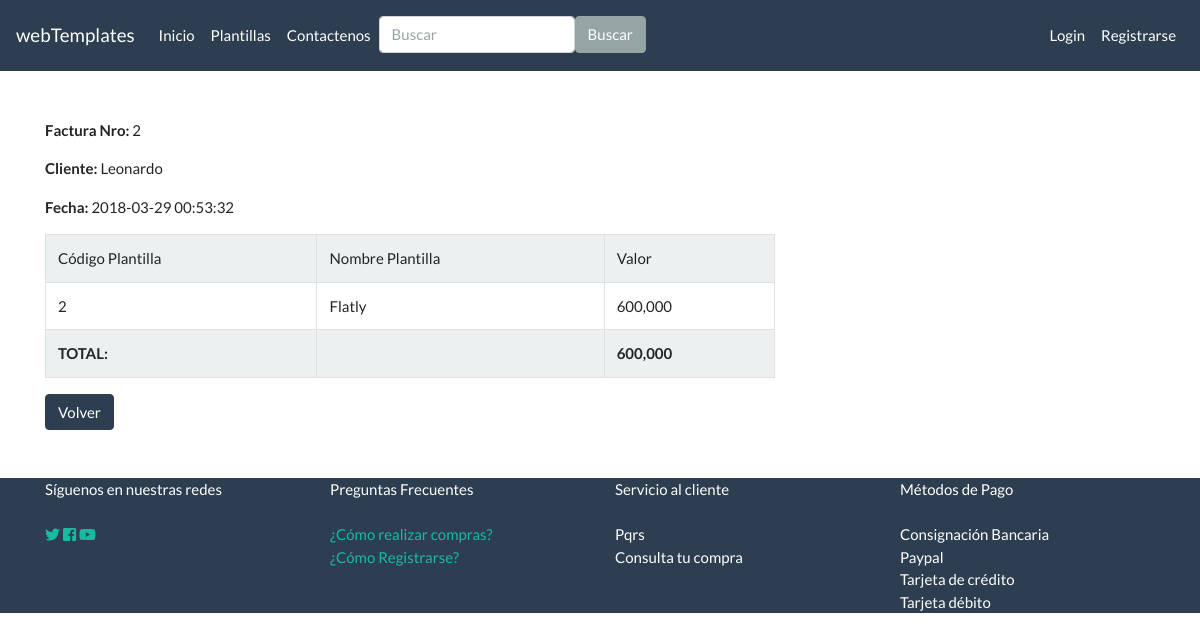
The page /pages/factura.php?id=2 on the database its author committed.
### tables this page shows
CREATE TABLE `usuario` (
  `cedula` int(20) NOT NULL,
  `nombre` varchar(100) NOT NULL,
  `direccion` varchar(100) NOT NULL,
  `telefono` varchar(20) NOT NULL,
  `password` varchar(200) NOT NULL
);

CREATE TABLE `cart` (
  `id` int(11) NOT NULL,
  `cedula` int(11) NOT NULL,
  `fecha` timestamp NOT NULL DEFAULT CURRENT_TIMESTAMP ON UPDATE CURRENT_TIMESTAMP
);

CREATE TABLE `plantilla` (
  `id` int(11) NOT NULL,
  `pnombre` varchar(30) NOT NULL,
  `descripcion` varchar(255) NOT NULL,
  `precio` int(30) NOT NULL,
  `imagen_ppal` varchar(100) NOT NULL
);

### pages/factura.php (the view)
<?php include('../templates/header.php'); include('../config/db.php'); ?>
<?php
  $query = "SELECT u.nombre, p.pnombre, c.fecha, c.id, p.precio, p.id as p_id
  FROM usuario as u JOIN cart as c on u.cedula=c.cedula JOIN cart_plantilla as cp on c.id=cp.cart_id JOIN plantilla as p on cp.plantilla_id=p.id
  WHERE c.id=$_GET[id] ";
  $result = $con->query($query);
  $r = $result->fetch_array();
  $sum = 0;
 ?>
  <div class="row">
    <div class="col-md-8">
      <p> <span class="font-weight-bold">Factura Nro:</span> <?php echo $_GET['id'] ?></p>
      <p> <span class="font-weight-bold">Cliente:</span> <?php echo$r['nombre'] ?></p>
      <p> <span class="font-weight-bold">Fecha:</span> <?php echo $r['fecha'] ?></p>
      <table class="table table-hover table-bordered table-striped">
        <tr>
          <td>Código Plantilla</td>
          <td>Nombre Plantilla</td>
          <td>Valor</td>
        </tr>
      <?php foreach($result as $p): ?>
        <tr>
          <td><?php echo $p['p_id'] ?></td>
          <td><?php echo $p['pnombre'] ?></td>
          <td><?php echo number_format($p['precio']) ?></td>
        </tr>
        <?php $sum += $p['precio'] ?>
      <?php endforeach; ?>
      <tr>
        <td><span class="font-weight-bold">TOTAL:</span></td>
        <td></td>
        <td><span class="font-weight-bold"><?php echo number_format($sum) ?></span></td>
      </tr>
      </table>
      <a class="btn btn-primary" href="miscompras.php">Volver</a>
    </div>
  </div>
<?php include('../templates/footer.php') ?>

### rows shown on the page
usuario: nombre "Leonardo", cart.fecha "2018-03-29 00:53:32", plantilla.id "2", plantilla.pnombre "Flatly", plantilla.precio "600,000"

### other values the page prints
$_GET['id'] "2"
$sum "600,000"
